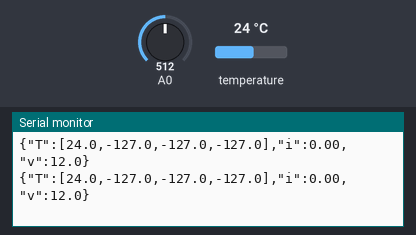
A sketch run on a simulated Arduino Uno, built with avr-gcc and run on an emulated ATmega328P. On the bench: the last lines printed to the serial monitor. The inputs (shaded band) are chosen by the test bench; at power-on: temperature 24 °C, A0 = 512.

Above: at 1.6 s.
1.7 s: temperature set to 12 °C
At 2.1 s:
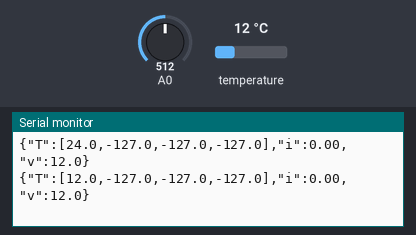
3.2 s: A0 set to 490
At 3.51 s:
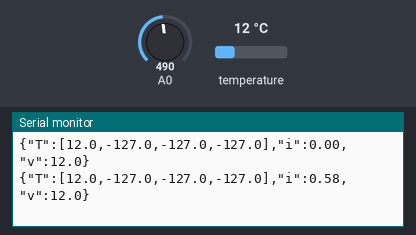
4.7 s: temperature set to 19 °C
At 5.01 s:
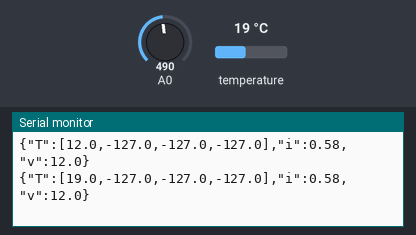
6.2 s: A0 set to 510
At 6.51 s:
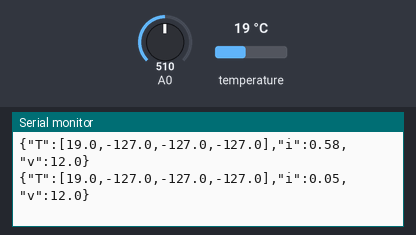
Timing chart, 0 to 8.7 s (numbered marks = the images above; inputs shaded):
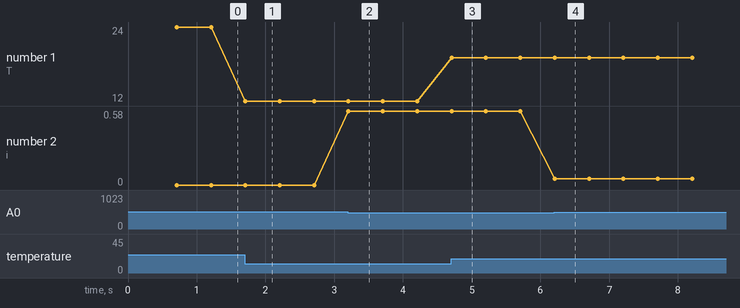

The sketch:

razor_probe.ino
```cpp
// EXUN probe: 4x DS18B20 on D2 (one shared pin, 4.7k pull-up to 5V), ACS712-5A current sensor on A0,
// optional HM-10 BLE module on D10 (Arduino RX) / D11 (Arduino TX, through a 1k/2k divider to 3.3V).
// Libraries: OneWire, DallasTemperature. Set SIM 1 to test with no sensors at all.
#include <OneWire.h>
#include <DallasTemperature.h>
#include <SoftwareSerial.h>
#define SIM 0
OneWire ow(2);
DallasTemperature ds(&ow);
SoftwareSerial ble(10, 11);
float zero = 512;
unsigned long last = 0;

void setup() {
  Serial.begin(115200);
  ble.begin(9600);                 // HM-10 default
  ds.begin(); ds.setResolution(10);
  long s = 0;
  for (int i = 0; i < 200; i++) { s += analogRead(A0); delay(2); }
  zero = s / 200.0;                // current sensor zero point: nothing flowing at boot
}

float current() {
  long s = 0;
  for (int i = 0; i < 40; i++) s += analogRead(A0);
  return fabs((s / 40.0 - zero) * (5.0 / 1023.0) / 0.185);   // 185 mV per amp
}

void loop() {
  if (millis() - last < 500) return;           // 2 readings per second
  last = millis();
  float t[4], amps;
#if SIM
  float sec = millis() / 1000.0, u = fmod(sec, 90.0) - 30.0;   // a fake event every 90 s
  for (int j = 0; j < 4; j++) t[j] = 24 + (u > 0 ? (j == 1 ? 10 : 2) * (1 - exp(-u / 8)) : 0);
  amps = 0.6 + (u > 0 && u < 40 ? 2.6 : 0);
#else
  ds.requestTemperatures();
  for (int j = 0; j < 4; j++) t[j] = ds.getTempCByIndex(j);
  amps = current();
#endif
  String s = "{\"T\":[" + String(t[0], 1) + "," + String(t[1], 1) + "," + String(t[2], 1) + "," + String(t[3], 1) + "],\"i\":" + String(amps, 2) + ",\"v\":12.0}";
  Serial.println(s);                           // USB serial
  ble.println(s);                              // Bluetooth (if a module is wired)
}
```

Measured:
- after the input at 1.7 s, the serial monitor: prints a new line at once (image 1)
- after the input at 3.2 s, the serial monitor: prints a new line at once (image 2)
- after the input at 4.7 s, the serial monitor: prints a new line at once (image 3)
- after the input at 6.2 s, the serial monitor: prints a new line at once (image 4)
- plotted number 1: 12 → 19 after the input at 4.7 s
- plotted number 2: 0 → 0.58 after the input at 3.2 s, 0.58 → 0.05 after the input at 6.2 s
